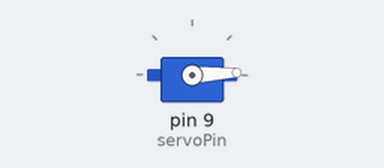
This sketch was run on a simulated Arduino Uno, built with avr-gcc and run on an emulated ATmega328P. On the bench: servo.

Above: at 0.05 s.
At 1.45 s:
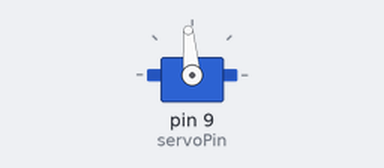
At 2.85 s:
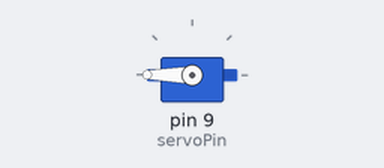
At 5.65 s:
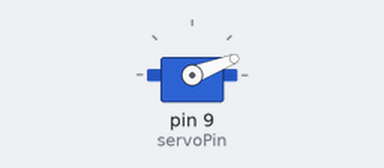
Timing chart, 0 to 8.4 s (numbered marks = the images above):
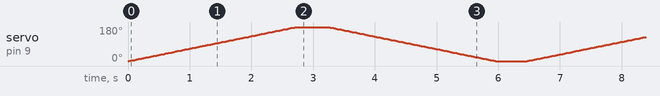

The sketch:

servo-motor.ino
```cpp
#include <Servo.h>

Servo myServo;

int servoPin = 9;

void setup() {

  myServo.attach(servoPin);
}

void loop() {

  // 0° to 180°
  for(int angle = 0; angle <= 180; angle++) {

    myServo.write(angle);

    delay(15);
  }

  delay(500);

  // 180° to 0°
  for(int angle = 180; angle >= 0; angle--) {

    myServo.write(angle);

    delay(15);
  }

  delay(500);
}
```
